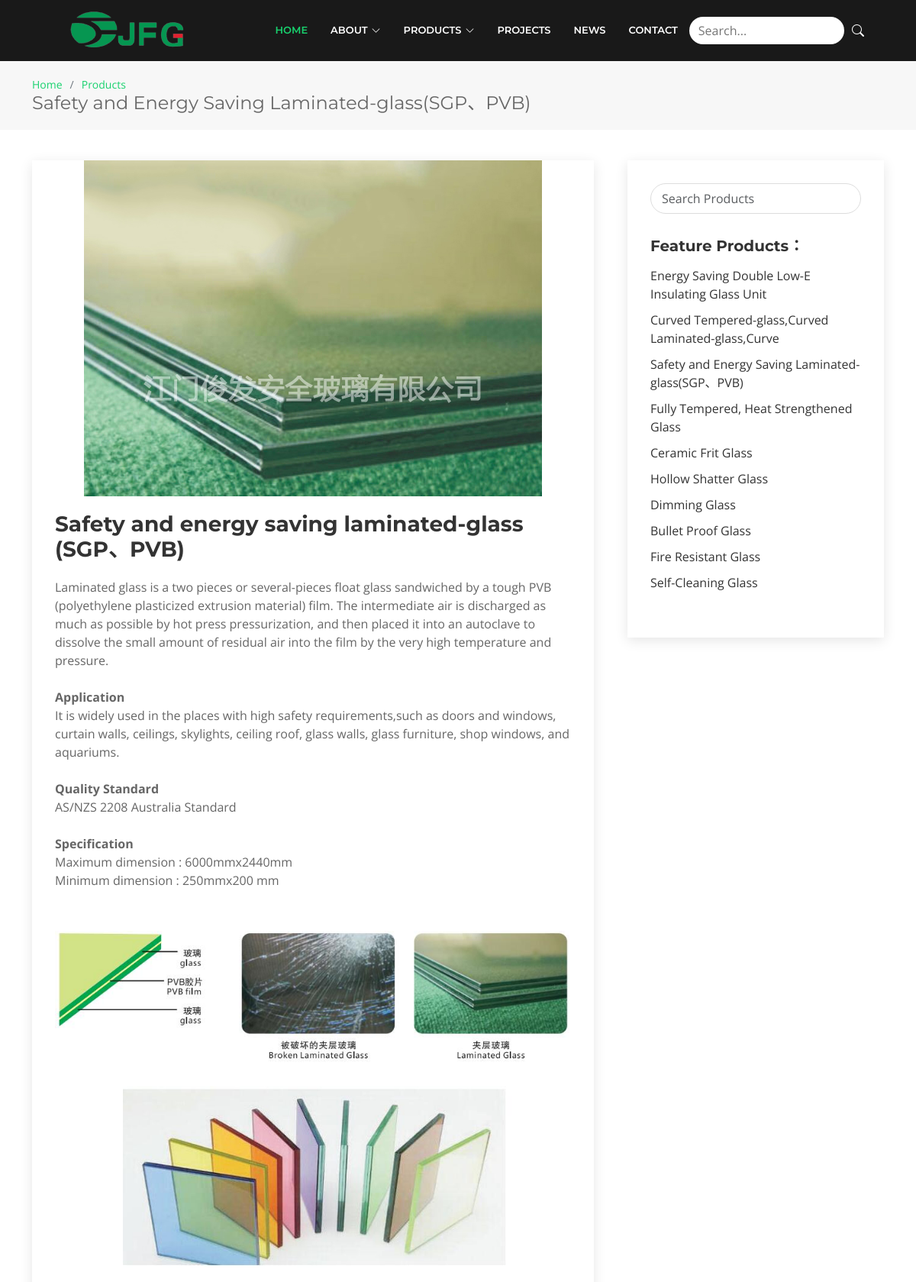
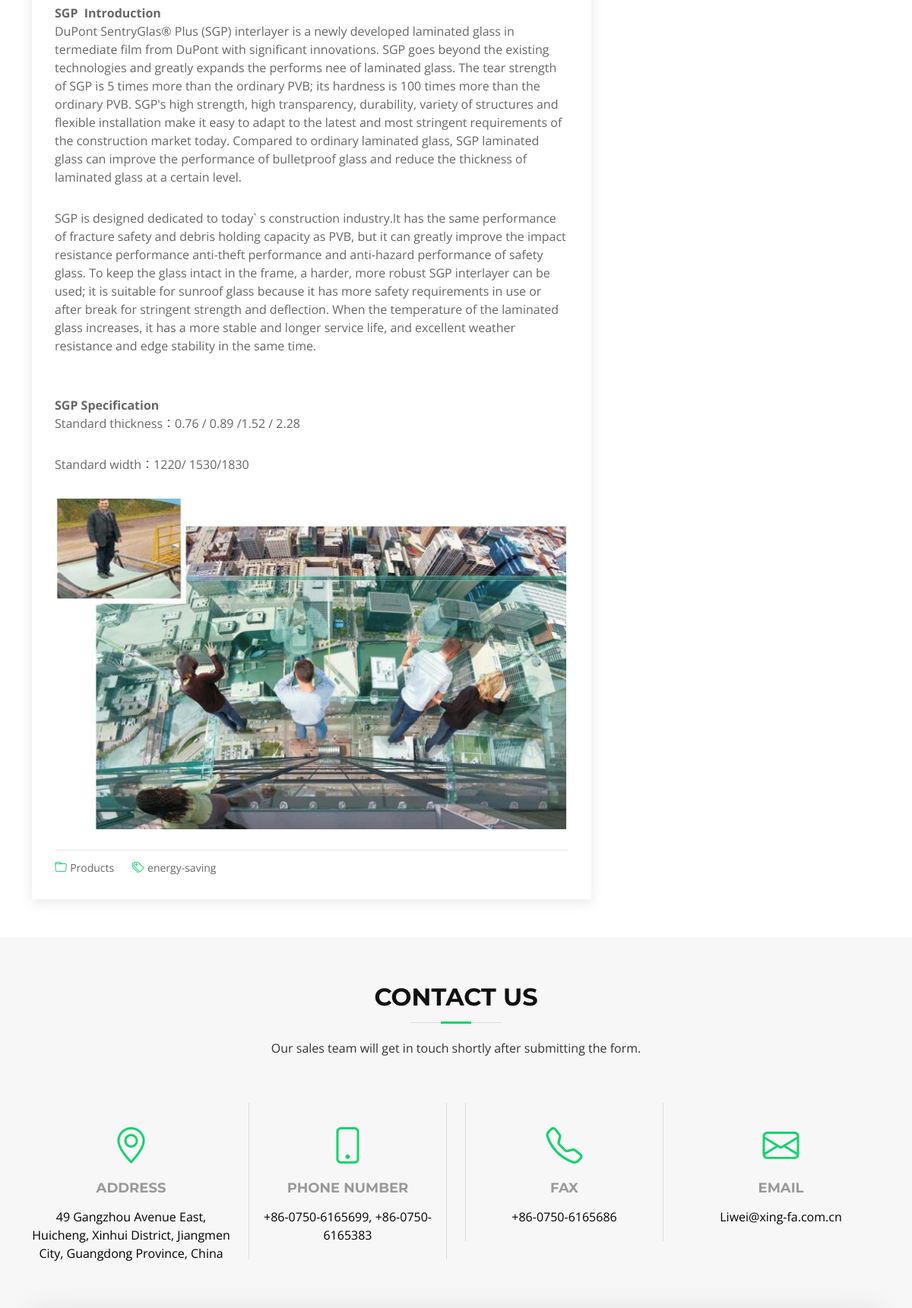
The app's page /products/3 (upper part) with its own data (2 pictures, top to bottom).
### app/models.py (models this page shows, shortened)
class Product(models.Model):
    name = models.CharField(verbose_name="product_name", max_length=60)
    short_name = models.CharField(verbose_name="short_name", max_length=20, default="Energy Saving")
    srt_desc = models.CharField(verbose_name="short_description", max_length=288)
    desc = models.TextField(verbose_name="html")

### app/views.py (the view)
# urls.py: path('products/<int:pid>', views.products),
def products(request, pid):
    product = models.Product.objects.filter(id=pid).first()
    context = {'product': product}
    return render(request, 'products.html', context)

### app/templates/products.html
{% extends 'layout.html' %}
{% block content %}
    {% load static %}
<main id="main">
    <section id="breadcrumbs" class="breadcrumbs">
        <div class="container">
            <ol>
                <li><a href="/home/">Home</a></li>
                <li><a href="/home/#portfolio">Products</a></li>
            </ol>
            <h2>{{ product.name }}</h2>
        </div>
    </section>
    <section id="blog" class="blog">
        <div class="container" data-aos="fade-up">
            <div class="row">
                {{ product.desc | safe }}
   <div class="entry-footer">
                            <i class="bi bi-folder"></i>
                            <ul class="cats">
                                <li><a href="/home/#portfolio">Products</a></li>
                            </ul>
                            <i class="bi bi-tags"></i>
                            <ul class="tags">
                                <li><a href="/home/#portfolio">energy-saving</a></li>
                            </ul>
                        </div>
                    </article>
                </div>
                <div class="col-lg-4">
                    <div class="sidebar">
                        <div class="sidebar-item search-form">
                            <form action="">
                                <input type="text" class="form-control" id="searchMenu" onkeyup="searchMenuFunction()"
                                       placeholder="Search Products">
                            </form>
                        </div>
                        <h3 class="sidebar-title">Feature Products：</h3>
                        <div class="sidebar-item categories">
                            <ul>
                                <ul id="search-menu">
                                    <li><a href="/products/1">Energy Saving Double Low-E Insulating
                                        Glass Unit</a></li>
                                    <li><a href="/products/2">Curved Tempered-glass,Curved
                                        Laminated-glass,Curve</a></li>
                                    <li><a href="/products/3">Safety and Energy Saving Laminated-glass(SGP、PVB)</a>
                                    </li>
                                    <li><a href="/products/4">Fully Tempered, Heat Strengthened Glass</a></li>
                                    <li><a href="/products/5">Ceramic Frit Glass</a></li>
                                    <li><a href="/products/7">Hollow Shatter Glass</a></li>
                                    <li><a href="/products/8">Dimming Glass</a></li>
                                    <li><a href="/products/9">Bullet Proof Glass</a></li>
                                    <li><a href="/products/10">Fire Resistant Glass</a></li>
                                    <li><a href="/products/11">Self-Cleaning Glass</a></li>
                                </ul>
                            </ul>
                        </div>
                    </div>
                </div>
            </div>
        </div>
    </section>
{% endblock %}

### app/static/css/style.css (style rules this page uses)
body { background: #fff; color: #666666; font-family: "Open Sans", sans-serif; }
a { color: #18d26e; transition: 0.5s; text-decoration: none; }
p { padding: 0; margin: 0 0 30px 0; }
h1, h2, h3, h4, h5, h6 { font-family: "Montserrat", sans-serif; font-weight: 400; margin: 0 0 20px 0; padding: 0; }
section { overflow: hidden; }
.breadcrumbs { padding: 20px 0; background-color: #f7f7f7; min-height: 40px; margin-top: 80px; }
.breadcrumbs h2 { font-size: 24px; margin-bottom: 0; font-weight: 400; }
.breadcrumbs ol { display: flex; flex-wrap: wrap; list-style: none; padding: 0; margin: 0; font-size: 14px; }
.breadcrumbs ol li+li { padding-left: 10px; }
.breadcrumbs ol li+li::before { display: inline-block; padding-right: 10px; color: #6c757d; content: "/"; }
.blog { padding: 40px 0 20px 0; }
.blog .entry { padding: 30px; margin-bottom: 60px; box-shadow: 0 4px 16px rgba(0, 0, 0, 0.1); }
.blog .entry .entry-img { max-height: 440px; margin: -30px -30px 20px -30px; overflow: hidden; }
.blog .entry .entry-title { font-size: 28px; font-weight: bold; padding: 0; margin: 0 0 20px 0; }
.blog .entry .entry-title a { color: #333333; transition: 0.3s; }
.blog .entry .entry-content p { line-height: 24px; }
.blog .entry .entry-footer { padding-top: 10px; border-top: 1px solid #e6e6e6; }
.blog .entry .entry-footer i { color: #18d26e; display: inline; }
.blog .entry .entry-footer a { color: #666666; transition: 0.3s; }
.blog .entry .entry-footer .cats { list-style: none; display: inline; padding: 0 20px 0 0; font-size: 14px; }
.blog .entry .entry-footer .cats li { display: inline-block; }
.blog .entry .entry-footer .tags { list-style: none; display: inline; padding: 0; font-size: 14px; }
.blog .entry .entry-footer .tags li { display: inline-block; }
.blog .entry-single { margin-bottom: 30px; }
.blog .sidebar { padding: 30px; margin: 0 0 60px 20px; box-shadow: 0 4px 16px rgba(0, 0, 0, 0.1); }
.blog .sidebar .sidebar-title { font-size: 20px; font-weight: 700; padding: 0 0 0 0; margin: 0 0 15px 0; color: #333333; position: relative; }
.blog .sidebar .sidebar-item { margin-bottom: 30px; }
.blog .sidebar .search-form form { background: #fff; border: 1px solid #ddd; padding: 3px 10px; position: relative; border-radius: 50px; }
.blog .sidebar .search-form form input { border: 0; padding: 4px; border-radius: 4px; width: calc(100% - 70px); box-shadow: none; }
.blog .sidebar .categories ul { list-style: none; padding: 0; }
.blog .sidebar .categories ul li+li { padding-top: 10px; }
.blog .sidebar .categories ul a { color: #333333; transition: 0.3s; }

### records on screen
Product: name "Safety and Energy Saving Laminated-glass(SGP、PVB)", desc (picture), desc "Safety and energy saving laminated-glass (SGP、PVB) Laminated glass is a two pieces or several-pieces float glass sandwiched by a tough PVB (polyethylene plasticized extrusion material) film. The intermediate air is discharged as much as possible by hot press pressurization, and then placed it into an autoclave to dissolve the small amount of residual air into the film by the very high temperature and pressure. Application It is widely used in the places with high safety requirements,such as doors and windows, curtain walls, ceilings, skylights, ceiling roof, glass walls, glass furniture, shop windows, and aquariums. Quality Standard AS/NZS 2208 Australia Standard Specification Maximum…"
